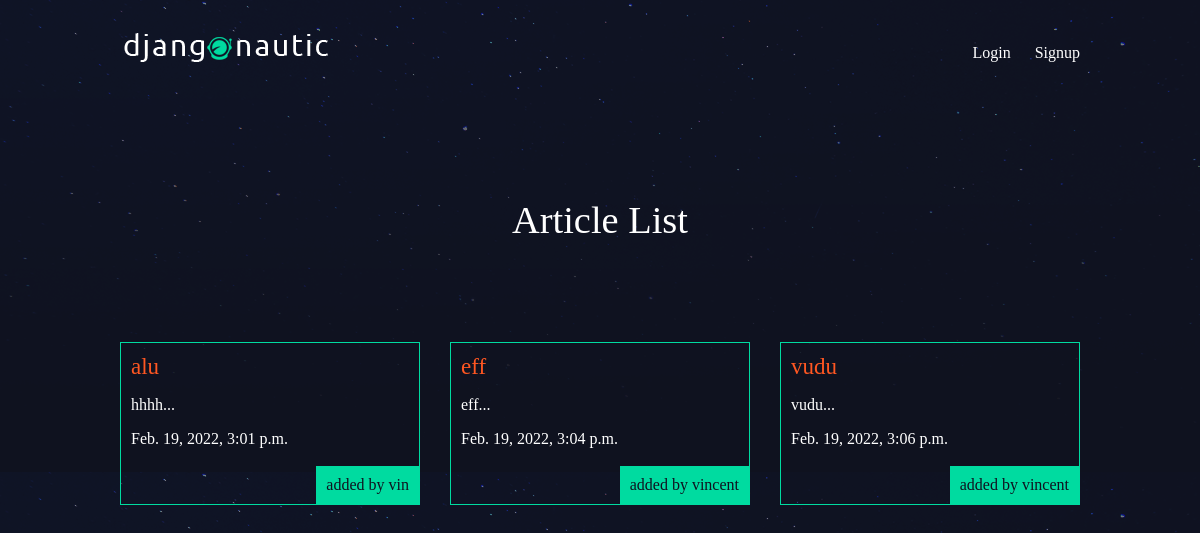
/, run on an earlier commit of the app's database.
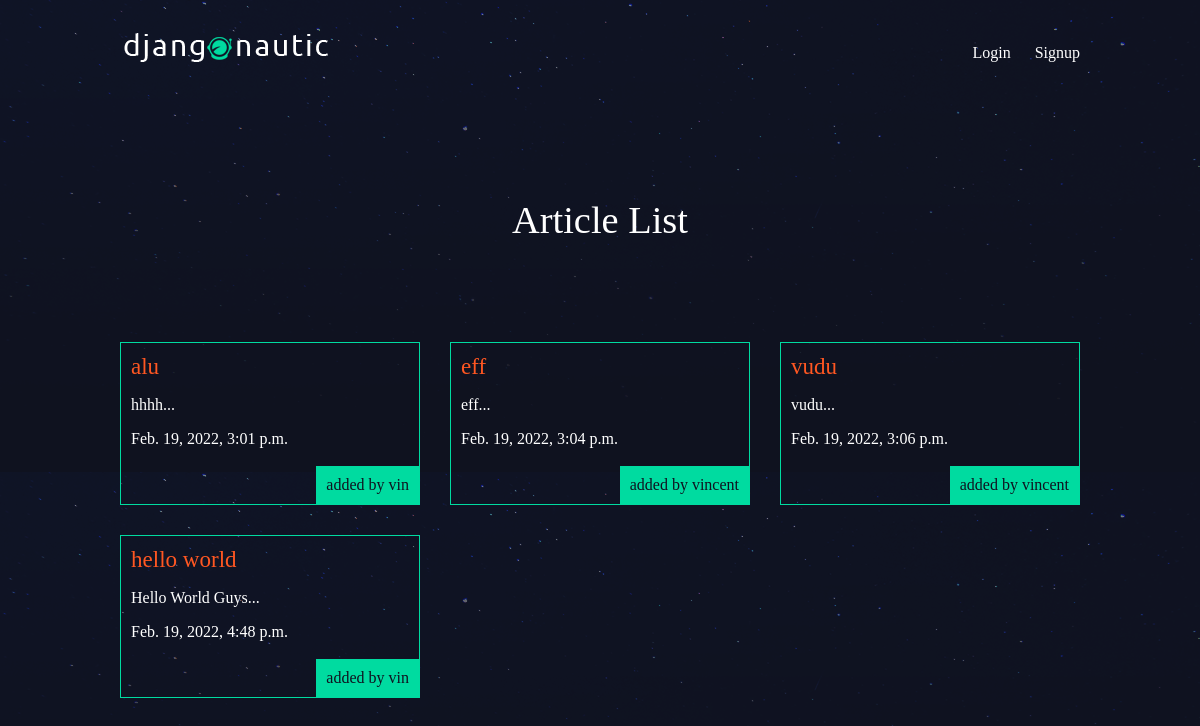
And on a later commit of the database.
### articles/models.py (models this page shows, shortened)
class Article(models.Model):
    title = models.CharField(max_length=100)
    slug = models.SlugField()
    body = models.TextField()
    date = models.DateTimeField(auto_now_add=True)
    thumb = models.ImageField(default='default.png', blank=True)
    author = models.ForeignKey(User, default=None, on_delete=models.CASCADE)
    def snippet(self):
        return f"{self.body[:50]}..."

### articles/views.py (the view)
# urls.py: path('', views.articles_list, name="list"),
def articles_list(request):
    articles = Article.objects.all().order_by('date')
    return render(request, 'articles/article_list.html', {'articles': articles})

### articles/templates/articles/article_list.html
{% extends 'base_layout.html' %}
{% block content %}
<h1 id="title">Article List</h1>
<div class="articles">
    {% for article in articles %}
        <div class="article">
            <h2><a href="{% url 'articles:detail' slug=article.slug %}">{{ article.title }}</a></h2>
            <p>{{ article.snippet }}</p>
            <p>{{ article.date }}</p>
            <p class="author">added by {{ article.author.username }}</p>
       </div>
    {% endfor %}
<div>
{% endblock content %}

### templates/base_layout.html (shortened to what this page needs)
{% load static %}
<!DOCTYPE html>
<html>
    <head>
        <link rel="stylesheet" href="{% static 'style.css' %}">
    </head>
    <body>
        <header class="wrapper">
            <h1><a href="{% url 'articles:list' %}"><img src="{% static 'logo.png' %}" alt="logo"></a></h1>
              <nav>
                  <ul>
                      {% if user.is_authenticated %}
                      <li>
                          <form class="logout-link" action="{% url 'accounts:logout' %}" method="post">
                            {% csrf_token %}
                            <button type="submit">logout</button>
                          </form>
                      </li>
                      <li><a href="{% url 'articles:create' %}" class="highlight">New Article</a></li>
                      {% else %}
                      <li><a href="{% url 'accounts:login' %}">Login</a></li>
                      <li><a href="{% url 'accounts:signup' %}">Signup</a></li>
                      {% endif %}
                  </ul>
              </nav>
        </header>
        <div class="wrapper">
            {% block content %}
            {% endblock content %}
        </div>
    </body>
</html>

### assets/style.css (style rules this page uses)
body { background-color: #0f121f; background-image: url('stars.png'); background-repeat-y: no-repeat; color: #fff; }
body * { font-family: Ubuntu; }
h1, h2, h3, h4, h5 { font-weight: normal; margin: 0; }
a, a:hover, a:visited { color:#fff; text-decoration: none; }
.wrapper { max-width: 960px; margin: 0 auto; }
div.wrapper h1 { text-align: center; margin: 100px auto; font-size: 2.4em; }
header { display: grid; grid-template-columns: 1fr 1fr; padding: 20px 0; }
nav { justify-self: end; }
nav li { display: inline-block; margin-left: 20px; }
.articles { display: grid; grid-template-columns: 1fr 1fr 1fr; grid-gap: 30px; }
.article { padding: 10px; border: 1px solid #00dba0; position: relative; padding-bottom: 40px; }
.articles h2 a { font-size: 1.2em; color: #ff5722; }
.article h2 { font-size: 1.2em; color: #ff5722; }
.article .author { padding: 10px; background: #00dba0; position: absolute; right: 0; bottom: 0; margin: 0; color: #0f121f; }

What changed in the data, as far as the page shows it:
added Article: title "hello world", snippet "Hello World Guys...", date "Feb. 19, 2022, 4:48 p.m.", author.username "vin"
